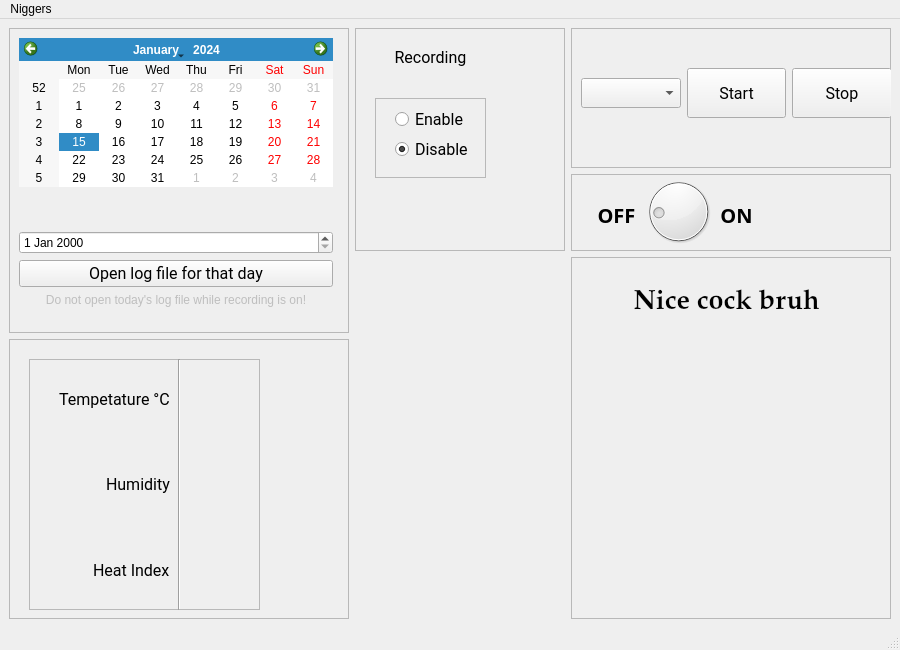
<?xml version="1.0" encoding="UTF-8"?>
<ui version="4.0">
 <class>WeatherGay</class>
 <widget class="QMainWindow" name="WeatherGay">
  <property name="enabled">
   <bool>true</bool>
  </property>
  <property name="geometry">
   <rect>
    <x>0</x>
    <y>0</y>
    <width>900</width>
    <height>650</height>
   </rect>
  </property>
  <property name="minimumSize">
   <size>
    <width>300</width>
    <height>150</height>
   </size>
  </property>
  <property name="maximumSize">
   <size>
    <width>900</width>
    <height>650</height>
   </size>
  </property>
  <property name="windowTitle">
   <string>MainWindow</string>
  </property>
  <property name="windowIcon">
   <iconset>
    <normaloff>../../.designer/5c0fc48abea80e283a525cbb13570d08.jpg</normaloff>../../.designer/5c0fc48abea80e283a525cbb13570d08.jpg</iconset>
  </property>
  <property name="iconSize">
   <size>
    <width>50</width>
    <height>50</height>
   </size>
  </property>
  <widget class="QWidget" name="centralwidget">
   <layout class="QGridLayout" name="gridLayout">
    <item row="0" column="0" rowspan="3">
     <widget class="QFrame" name="frame_7">
      <property name="minimumSize">
       <size>
        <width>340</width>
        <height>300</height>
       </size>
      </property>
      <property name="frameShape">
       <enum>QFrame::StyledPanel</enum>
      </property>
      <property name="frameShadow">
       <enum>QFrame::Raised</enum>
      </property>
      <widget class="QWidget" name="layoutWidget">
       <property name="geometry">
        <rect>
         <x>10</x>
         <y>10</y>
         <width>314</width>
         <height>269</height>
        </rect>
       </property>
       <layout class="QVBoxLayout" name="verticalLayout">
        <item>
         <widget class="QCalendarWidget" name="calendar">
          <property name="maximumSize">
           <size>
            <width>400</width>
            <height>300</height>
           </size>
          </property>
         </widget>
        </item>
        <item>
         <spacer name="verticalSpacer">
          <property name="orientation">
           <enum>Qt::Vertical</enum>
          </property>
          <property name="sizeHint" stdset="0">
           <size>
            <width>20</width>
            <height>40</height>
           </size>
          </property>
         </spacer>
        </item>
        <item>
         <widget class="QDateEdit" name="dateEdit"/>
        </item>
        <item>
         <widget class="QPushButton" name="buttLog">
          <property name="font">
           <font>
            <family>Roboto</family>
            <pointsize>12</pointsize>
           </font>
          </property>
          <property name="text">
           <string>Open log file for that day</string>
          </property>
          <property name="flat">
           <bool>false</bool>
          </property>
         </widget>
        </item>
        <item>
         <widget class="QLabel" name="LWar">
          <property name="enabled">
           <bool>false</bool>
          </property>
          <property name="text">
           <string>Do not open today's log file while recording is on!</string>
          </property>
          <property name="alignment">
           <set>Qt::AlignCenter</set>
          </property>
         </widget>
        </item>
       </layout>
      </widget>
     </widget>
    </item>
    <item row="1" column="2">
     <widget class="QFrame" name="frame_5">
      <property name="frameShape">
       <enum>QFrame::StyledPanel</enum>
      </property>
      <property name="frameShadow">
       <enum>QFrame::Raised</enum>
      </property>
      <widget class="QLabel" name="label_7">
       <property name="geometry">
        <rect>
         <x>20</x>
         <y>20</y>
         <width>51</width>
         <height>41</height>
        </rect>
       </property>
       <property name="font">
        <font>
         <family>Oswald</family>
         <pointsize>15</pointsize>
         <weight>75</weight>
         <italic>false</italic>
         <bold>true</bold>
         <underline>false</underline>
         <strikeout>false</strikeout>
        </font>
       </property>
       <property name="text">
        <string>OFF</string>
       </property>
       <property name="alignment">
        <set>Qt::AlignCenter</set>
       </property>
      </widget>
      <widget class="QDial" name="dial">
       <property name="geometry">
        <rect>
         <x>70</x>
         <y>0</y>
         <width>75</width>
         <height>75</height>
        </rect>
       </property>
       <property name="focusPolicy">
        <enum>Qt::NoFocus</enum>
       </property>
       <property name="acceptDrops">
        <bool>false</bool>
       </property>
       <property name="inputMethodHints">
        <set>Qt::ImhNone</set>
       </property>
       <property name="minimum">
        <number>1</number>
       </property>
       <property name="maximum">
        <number>101</number>
       </property>
       <property name="singleStep">
        <number>10</number>
       </property>
       <property name="pageStep">
        <number>10</number>
       </property>
       <property name="value">
        <number>25</number>
       </property>
       <property name="sliderPosition">
        <number>25</number>
       </property>
       <property name="tracking">
        <bool>false</bool>
       </property>
       <property name="orientation">
        <enum>Qt::Horizontal</enum>
       </property>
       <property name="invertedAppearance">
        <bool>false</bool>
       </property>
       <property name="invertedControls">
        <bool>false</bool>
       </property>
       <property name="wrapping">
        <bool>true</bool>
       </property>
       <property name="notchTarget">
        <double>1.000000000000000</double>
       </property>
       <property name="notchesVisible">
        <bool>false</bool>
       </property>
      </widget>
      <widget class="QLabel" name="label_8">
       <property name="geometry">
        <rect>
         <x>140</x>
         <y>20</y>
         <width>51</width>
         <height>41</height>
        </rect>
       </property>
       <property name="font">
        <font>
         <family>Oswald</family>
         <pointsize>15</pointsize>
         <weight>75</weight>
         <bold>true</bold>
        </font>
       </property>
       <property name="text">
        <string>ON</string>
       </property>
       <property name="alignment">
        <set>Qt::AlignCenter</set>
       </property>
      </widget>
      <widget class="QLabel" name="label_9">
       <property name="geometry">
        <rect>
         <x>16</x>
         <y>0</y>
         <width>171</width>
         <height>81</height>
        </rect>
       </property>
       <property name="text">
        <string/>
       </property>
      </widget>
     </widget>
    </item>
    <item row="2" column="2" rowspan="2">
     <widget class="QFrame" name="frame_3">
      <property name="frameShape">
       <enum>QFrame::StyledPanel</enum>
      </property>
      <property name="frameShadow">
       <enum>QFrame::Raised</enum>
      </property>
      <widget class="QLabel" name="label_5">
       <property name="geometry">
        <rect>
         <x>50</x>
         <y>100</y>
         <width>221</width>
         <height>221</height>
        </rect>
       </property>
       <property name="text">
        <string/>
       </property>
      </widget>
      <widget class="QLabel" name="label_6">
       <property name="geometry">
        <rect>
         <x>50</x>
         <y>10</y>
         <width>211</width>
         <height>71</height>
        </rect>
       </property>
       <property name="font">
        <font>
         <family>Palatino Linotype</family>
         <pointsize>20</pointsize>
         <weight>75</weight>
         <italic>false</italic>
         <bold>true</bold>
         <underline>false</underline>
         <strikeout>false</strikeout>
        </font>
       </property>
       <property name="text">
        <string>Nice cock bruh</string>
       </property>
       <property name="alignment">
        <set>Qt::AlignCenter</set>
       </property>
      </widget>
     </widget>
    </item>
    <item row="0" column="2">
     <widget class="QFrame" name="frame_8">
      <property name="minimumSize">
       <size>
        <width>320</width>
        <height>140</height>
       </size>
      </property>
      <property name="frameShape">
       <enum>QFrame::StyledPanel</enum>
      </property>
      <property name="frameShadow">
       <enum>QFrame::Raised</enum>
      </property>
      <widget class="QWidget" name="layoutWidget">
       <property name="geometry">
        <rect>
         <x>10</x>
         <y>20</y>
         <width>311</width>
         <height>91</height>
        </rect>
       </property>
       <layout class="QHBoxLayout" name="horizontalLayout">
        <item>
         <widget class="QComboBox" name="comL">
          <property name="maximumSize">
           <size>
            <width>150</width>
            <height>30</height>
           </size>
          </property>
          <property name="font">
           <font>
            <family>Roboto</family>
            <pointsize>12</pointsize>
           </font>
          </property>
          <property name="frame">
           <bool>true</bool>
          </property>
         </widget>
        </item>
        <item>
         <widget class="QPushButton" name="openB">
          <property name="maximumSize">
           <size>
            <width>150</width>
            <height>50</height>
           </size>
          </property>
          <property name="palette">
           <palette>
            <active>
             <colorrole role="ButtonText">
              <brush brushstyle="SolidPattern">
               <color alpha="255">
                <red>0</red>
                <green>0</green>
                <blue>0</blue>
               </color>
              </brush>
             </colorrole>
            </active>
            <inactive>
             <colorrole role="ButtonText">
              <brush brushstyle="SolidPattern">
               <color alpha="255">
                <red>0</red>
                <green>0</green>
                <blue>0</blue>
               </color>
              </brush>
             </colorrole>
            </inactive>
            <disabled>
             <colorrole role="ButtonText">
              <brush brushstyle="SolidPattern">
               <color alpha="255">
                <red>120</red>
                <green>120</green>
                <blue>120</blue>
               </color>
              </brush>
             </colorrole>
            </disabled>
           </palette>
          </property>
          <property name="font">
           <font>
            <family>Roboto</family>
            <pointsize>12</pointsize>
           </font>
          </property>
          <property name="text">
           <string>Start</string>
          </property>
         </widget>
        </item>
        <item>
         <widget class="QPushButton" name="closeB">
          <property name="maximumSize">
           <size>
            <width>150</width>
            <height>50</height>
           </size>
          </property>
          <property name="font">
           <font>
            <family>Roboto</family>
            <pointsize>12</pointsize>
           </font>
          </property>
          <property name="text">
           <string>Stop</string>
          </property>
         </widget>
        </item>
       </layout>
      </widget>
     </widget>
    </item>
    <item row="0" column="1" rowspan="2">
     <widget class="QFrame" name="frame">
      <property name="frameShape">
       <enum>QFrame::StyledPanel</enum>
      </property>
      <property name="frameShadow">
       <enum>QFrame::Raised</enum>
      </property>
      <widget class="QFrame" name="frame_4">
       <property name="geometry">
        <rect>
         <x>20</x>
         <y>70</y>
         <width>111</width>
         <height>80</height>
        </rect>
       </property>
       <property name="frameShape">
        <enum>QFrame::StyledPanel</enum>
       </property>
       <property name="frameShadow">
        <enum>QFrame::Raised</enum>
       </property>
       <widget class="QRadioButton" name="radioBD">
        <property name="geometry">
         <rect>
          <x>20</x>
          <y>40</y>
          <width>76</width>
          <height>23</height>
         </rect>
        </property>
        <property name="sizePolicy">
         <sizepolicy hsizetype="Expanding" vsizetype="Expanding">
          <horstretch>0</horstretch>
          <verstretch>0</verstretch>
         </sizepolicy>
        </property>
        <property name="baseSize">
         <size>
          <width>0</width>
          <height>0</height>
         </size>
        </property>
        <property name="font">
         <font>
          <family>Roboto</family>
          <pointsize>12</pointsize>
         </font>
        </property>
        <property name="cursor">
         <cursorShape>PointingHandCursor</cursorShape>
        </property>
        <property name="layoutDirection">
         <enum>Qt::LeftToRight</enum>
        </property>
        <property name="text">
         <string>Disable</string>
        </property>
        <property name="checkable">
         <bool>true</bool>
        </property>
        <property name="checked">
         <bool>true</bool>
        </property>
       </widget>
       <widget class="QRadioButton" name="radioBE">
        <property name="geometry">
         <rect>
          <x>20</x>
          <y>10</y>
          <width>71</width>
          <height>23</height>
         </rect>
        </property>
        <property name="sizePolicy">
         <sizepolicy hsizetype="Expanding" vsizetype="Expanding">
          <horstretch>0</horstretch>
          <verstretch>0</verstretch>
         </sizepolicy>
        </property>
        <property name="baseSize">
         <size>
          <width>0</width>
          <height>0</height>
         </size>
        </property>
        <property name="font">
         <font>
          <family>Roboto</family>
          <pointsize>12</pointsize>
         </font>
        </property>
        <property name="cursor">
         <cursorShape>PointingHandCursor</cursorShape>
        </property>
        <property name="layoutDirection">
         <enum>Qt::LeftToRight</enum>
        </property>
        <property name="text">
         <string>Enable</string>
        </property>
        <property name="checkable">
         <bool>true</bool>
        </property>
        <property name="checked">
         <bool>false</bool>
        </property>
       </widget>
      </widget>
      <widget class="QLabel" name="label_4">
       <property name="geometry">
        <rect>
         <x>40</x>
         <y>20</y>
         <width>71</width>
         <height>19</height>
        </rect>
       </property>
       <property name="font">
        <font>
         <family>Roboto</family>
         <pointsize>12</pointsize>
        </font>
       </property>
       <property name="text">
        <string>Recording</string>
       </property>
       <property name="alignment">
        <set>Qt::AlignCenter</set>
       </property>
      </widget>
     </widget>
    </item>
    <item row="3" column="0">
     <widget class="QFrame" name="frame_6">
      <property name="minimumSize">
       <size>
        <width>270</width>
        <height>280</height>
       </size>
      </property>
      <property name="frameShape">
       <enum>QFrame::StyledPanel</enum>
      </property>
      <property name="frameShadow">
       <enum>QFrame::Raised</enum>
      </property>
      <widget class="QFrame" name="frame_2">
       <property name="geometry">
        <rect>
         <x>20</x>
         <y>20</y>
         <width>231</width>
         <height>251</height>
        </rect>
       </property>
       <property name="frameShape">
        <enum>QFrame::StyledPanel</enum>
       </property>
       <property name="frameShadow">
        <enum>QFrame::Raised</enum>
       </property>
       <widget class="QWidget" name="layoutWidget">
        <property name="geometry">
         <rect>
          <x>0</x>
          <y>0</y>
          <width>141</width>
          <height>251</height>
         </rect>
        </property>
        <layout class="QVBoxLayout" name="verticalLayout_2">
         <item alignment="Qt::AlignRight">
          <widget class="QLabel" name="label">
           <property name="font">
            <font>
             <family>Roboto</family>
             <pointsize>12</pointsize>
            </font>
           </property>
           <property name="text">
            <string>Tempetature °C</string>
           </property>
          </widget>
         </item>
         <item alignment="Qt::AlignRight">
          <widget class="QLabel" name="label_2">
           <property name="font">
            <font>
             <family>Roboto</family>
             <pointsize>12</pointsize>
            </font>
           </property>
           <property name="text">
            <string>Humidity</string>
           </property>
          </widget>
         </item>
         <item alignment="Qt::AlignRight">
          <widget class="QLabel" name="label_3">
           <property name="font">
            <font>
             <family>Roboto</family>
             <pointsize>12</pointsize>
            </font>
           </property>
           <property name="text">
            <string>Heat Index</string>
           </property>
          </widget>
         </item>
        </layout>
       </widget>
       <widget class="Line" name="line">
        <property name="geometry">
         <rect>
          <x>140</x>
          <y>0</y>
          <width>21</width>
          <height>251</height>
         </rect>
        </property>
        <property name="orientation">
         <enum>Qt::Vertical</enum>
        </property>
       </widget>
       <widget class="QWidget" name="layoutWidget">
        <property name="geometry">
         <rect>
          <x>160</x>
          <y>0</y>
          <width>66</width>
          <height>251</height>
         </rect>
        </property>
        <layout class="QVBoxLayout" name="verticalLayout_3">
         <item>
          <widget class="QLabel" name="tempLab">
           <property name="font">
            <font>
             <pointsize>12</pointsize>
            </font>
           </property>
           <property name="text">
            <string/>
           </property>
          </widget>
         </item>
         <item>
          <widget class="QLabel" name="humLab">
           <property name="font">
            <font>
             <pointsize>12</pointsize>
            </font>
           </property>
           <property name="text">
            <string/>
           </property>
          </widget>
         </item>
         <item>
          <widget class="QLabel" name="heatILab">
           <property name="font">
            <font>
             <pointsize>12</pointsize>
            </font>
           </property>
           <property name="text">
            <string/>
           </property>
          </widget>
         </item>
        </layout>
       </widget>
      </widget>
     </widget>
    </item>
   </layout>
  </widget>
  <widget class="QMenuBar" name="menubar">
   <property name="geometry">
    <rect>
     <x>0</x>
     <y>0</y>
     <width>900</width>
     <height>21</height>
    </rect>
   </property>
   <widget class="QMenu" name="menuNiggers">
    <property name="title">
     <string>Niggers</string>
    </property>
   </widget>
   <addaction name="menuNiggers"/>
  </widget>
  <widget class="QStatusBar" name="statusbar"/>
 </widget>
 <tabstops>
  <tabstop>openB</tabstop>
  <tabstop>calendar</tabstop>
  <tabstop>closeB</tabstop>
 </tabstops>
 <resources/>
 <connections/>
</ui>
